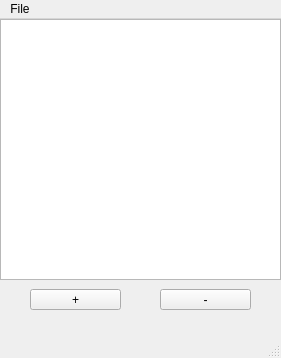
<?xml version="1.0" encoding="UTF-8"?>
<ui version="4.0">
 <class>MainWindow</class>
 <widget class="QMainWindow" name="MainWindow">
  <property name="geometry">
   <rect>
    <x>0</x>
    <y>0</y>
    <width>281</width>
    <height>358</height>
   </rect>
  </property>
  <property name="windowTitle">
   <string>MainWindow</string>
  </property>
  <widget class="QWidget" name="centralwidget">
   <widget class="QListView" name="listView">
    <property name="geometry">
     <rect>
      <x>0</x>
      <y>0</y>
      <width>281</width>
      <height>261</height>
     </rect>
    </property>
   </widget>
   <widget class="QPushButton" name="plusbutton">
    <property name="geometry">
     <rect>
      <x>30</x>
      <y>270</y>
      <width>91</width>
      <height>21</height>
     </rect>
    </property>
    <property name="text">
     <string>+</string>
    </property>
   </widget>
   <widget class="QPushButton" name="minbutton">
    <property name="geometry">
     <rect>
      <x>160</x>
      <y>270</y>
      <width>91</width>
      <height>21</height>
     </rect>
    </property>
    <property name="text">
     <string>-</string>
    </property>
   </widget>
  </widget>
  <widget class="QMenuBar" name="menubar">
   <property name="geometry">
    <rect>
     <x>0</x>
     <y>0</y>
     <width>281</width>
     <height>21</height>
    </rect>
   </property>
   <widget class="QMenu" name="menuFile">
    <property name="title">
     <string>File</string>
    </property>
    <addaction name="actionLoad"/>
    <addaction name="actionSave"/>
   </widget>
   <addaction name="menuFile"/>
  </widget>
  <widget class="QStatusBar" name="statusbar"/>
  <action name="actionLoad">
   <property name="text">
    <string>Open</string>
   </property>
  </action>
  <action name="actionSave">
   <property name="text">
    <string>Save</string>
   </property>
  </action>
 </widget>
 <resources/>
 <connections/>
</ui>
